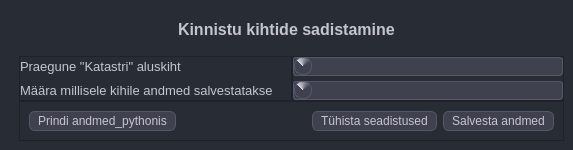
<?xml version="1.0" encoding="UTF-8"?>
<ui version="4.0">
 <class>LayeAdjuster</class>
 <widget class="QDialog" name="LayeAdjuster">
  <property name="geometry">
   <rect>
    <x>0</x>
    <y>0</y>
    <width>573</width>
    <height>150</height>
   </rect>
  </property>
  <property name="windowTitle">
   <string>Projekti kihtide seadistamine</string>
  </property>
  <property name="styleSheet">
   <string notr="true">/*üleüldine taust ja toonid*/
/*--gray-0: #fff;
    --gray-50: #f7f7f8;
    --gray-100: #ececf1;
    --gray-200: #d9d9e3;
    --gray-300: #c5c5d2;
    --gray-400: #acacbe;
    --gray-500: #8e8ea0;
    --gray-600: #565869;
    --gray-700: #40414f;
    --gray-800: #343541;
    --gray-900: #202123;
    --gray-950: #050509;
*/

/*style the combobox itself*/


QWidget{
    background-color: #272c35;
	color:#c5c5d2
}


/*esialgu jaotamata omadused*/
QComboBox{

	background-color:#40414f;
	color:#ececf1;
	border: 1px solid #565869;
	border-radius: 3px;
	padding-left: 5px
}

/*Style the dropdown area*/
QComboBox::drop-down{
	background-color: qconicalgradient(cx:0.5, cy:0.5, angle:135, stop:0.704545 rgba(64, 65, 79), stop:1 rgba(217, 217, 227));
	border: 1px solid #565869;
	border-radius: 8px;
	height:16px;
	width: 16px;
	subcontrol-origin: padding;
    subcontrol-position: left
}

QComboBox::on{

  	border: 0.5px solid #acacbe;
}

QAbstractItemView {
	background-color:#40414f;
	color:#ececf1;
	border: 1px solid #565869;
	border-radius: 4px;
	padding-left: 5px
}


QPushButton{
	padding: 2px 8px;
	text-align: center;
	border-radius: 6px;
	background-color:#40414f;
	border: 1px solid #565869;
}


QPushButton:hover{
    background-color: #8e8ea0;
	border: 0.5px solid #acacbe;
	color: #343541;
	text-align: center;	
	padding: 2px 8px;
    border-radius: 6px;
	
}

</string>
  </property>
  <layout class="QVBoxLayout" name="verticalLayout_2">
   <property name="spacing">
    <number>0</number>
   </property>
   <property name="leftMargin">
    <number>0</number>
   </property>
   <property name="topMargin">
    <number>0</number>
   </property>
   <property name="rightMargin">
    <number>0</number>
   </property>
   <property name="bottomMargin">
    <number>0</number>
   </property>
   <item>
    <widget class="QWidget" name="Layer_Adjuster_Frame" native="true">
     <layout class="QVBoxLayout" name="verticalLayout">
      <item alignment="Qt::AlignHCenter">
       <widget class="QLabel" name="Hading">
        <property name="font">
         <font>
          <family>Tahoma</family>
          <pointsize>12</pointsize>
          <weight>75</weight>
          <bold>true</bold>
         </font>
        </property>
        <property name="text">
         <string>Kinnistu kihtide sadistamine</string>
        </property>
       </widget>
      </item>
      <item>
       <widget class="QWidget" name="Main_frame" native="true">
        <property name="styleSheet">
         <string notr="true"/>
        </property>
        <layout class="QVBoxLayout" name="verticalLayout_16">
         <property name="spacing">
          <number>0</number>
         </property>
         <property name="leftMargin">
          <number>10</number>
         </property>
         <property name="topMargin">
          <number>0</number>
         </property>
         <property name="rightMargin">
          <number>0</number>
         </property>
         <property name="bottomMargin">
          <number>0</number>
         </property>
         <item>
          <widget class="QWidget" name="mainFrame_subFrame" native="true">
           <property name="sizePolicy">
            <sizepolicy hsizetype="Preferred" vsizetype="Preferred">
             <horstretch>0</horstretch>
             <verstretch>0</verstretch>
            </sizepolicy>
           </property>
           <property name="minimumSize">
            <size>
             <width>40</width>
             <height>0</height>
            </size>
           </property>
           <property name="maximumSize">
            <size>
             <width>16777215</width>
             <height>16777215</height>
            </size>
           </property>
           <property name="styleSheet">
            <string notr="true"/>
           </property>
           <layout class="QHBoxLayout" name="horizontalLayout_9">
            <property name="spacing">
             <number>0</number>
            </property>
            <property name="leftMargin">
             <number>0</number>
            </property>
            <property name="topMargin">
             <number>0</number>
            </property>
            <property name="rightMargin">
             <number>0</number>
            </property>
            <property name="bottomMargin">
             <number>0</number>
            </property>
            <item>
             <widget class="QFrame" name="SubFrame_labels">
              <property name="frameShape">
               <enum>QFrame::StyledPanel</enum>
              </property>
              <property name="frameShadow">
               <enum>QFrame::Raised</enum>
              </property>
              <layout class="QVBoxLayout" name="verticalLayout_47">
               <property name="spacing">
                <number>5</number>
               </property>
               <property name="leftMargin">
                <number>0</number>
               </property>
               <property name="topMargin">
                <number>0</number>
               </property>
               <property name="rightMargin">
                <number>0</number>
               </property>
               <property name="bottomMargin">
                <number>0</number>
               </property>
               <item>
                <widget class="QLabel" name="lblCurrect_Cadastral">
                 <property name="font">
                  <font>
                   <family>Tahoma</family>
                   <pointsize>10</pointsize>
                  </font>
                 </property>
                 <property name="text">
                  <string>Praegune &quot;Katastri&quot; aluskiht</string>
                 </property>
                </widget>
               </item>
               <item>
                <widget class="QLabel" name="lblTarget_Cadastral">
                 <property name="font">
                  <font>
                   <pointsize>10</pointsize>
                  </font>
                 </property>
                 <property name="text">
                  <string>Määra millisele kihile andmed salvestatakse</string>
                 </property>
                </widget>
               </item>
              </layout>
             </widget>
            </item>
            <item>
             <widget class="QFrame" name="subFrame_comboBoxes">
              <property name="frameShape">
               <enum>QFrame::StyledPanel</enum>
              </property>
              <property name="frameShadow">
               <enum>QFrame::Raised</enum>
              </property>
              <layout class="QVBoxLayout" name="verticalLayout_48">
               <property name="spacing">
                <number>5</number>
               </property>
               <property name="leftMargin">
                <number>0</number>
               </property>
               <property name="topMargin">
                <number>0</number>
               </property>
               <property name="rightMargin">
                <number>0</number>
               </property>
               <property name="bottomMargin">
                <number>0</number>
               </property>
               <item>
                <widget class="QComboBox" name="cbCurrent_Cadastral">
                 <property name="baseSize">
                  <size>
                   <width>0</width>
                   <height>0</height>
                  </size>
                 </property>
                 <property name="font">
                  <font>
                   <pointsize>10</pointsize>
                  </font>
                 </property>
                 <property name="sizeAdjustPolicy">
                  <enum>QComboBox::AdjustToContents</enum>
                 </property>
                 <property name="iconSize">
                  <size>
                   <width>6</width>
                   <height>6</height>
                  </size>
                 </property>
                 <item>
                  <property name="text">
                   <string/>
                  </property>
                 </item>
                 <item>
                  <property name="text">
                   <string/>
                  </property>
                 </item>
                 <item>
                  <property name="text">
                   <string/>
                  </property>
                 </item>
                 <item>
                  <property name="text">
                   <string/>
                  </property>
                 </item>
                </widget>
               </item>
               <item>
                <widget class="QComboBox" name="cbTarget_Cadastral">
                 <property name="font">
                  <font>
                   <pointsize>10</pointsize>
                  </font>
                 </property>
                 <item>
                  <property name="text">
                   <string/>
                  </property>
                 </item>
                 <item>
                  <property name="text">
                   <string/>
                  </property>
                 </item>
                 <item>
                  <property name="text">
                   <string/>
                  </property>
                 </item>
                 <item>
                  <property name="text">
                   <string/>
                  </property>
                 </item>
                </widget>
               </item>
              </layout>
             </widget>
            </item>
           </layout>
          </widget>
         </item>
         <item>
          <widget class="QFrame" name="Buttons">
           <property name="frameShape">
            <enum>QFrame::StyledPanel</enum>
           </property>
           <property name="frameShadow">
            <enum>QFrame::Raised</enum>
           </property>
           <layout class="QHBoxLayout" name="horizontalLayout">
            <item>
             <widget class="QPushButton" name="pbPrintSettings">
              <property name="text">
               <string>Prindi andmed_pythonis</string>
              </property>
              <property name="icon">
               <iconset>
                <normaloff>../../icons/Icons_hele/printer.svg</normaloff>../../icons/Icons_hele/printer.svg</iconset>
              </property>
              <property name="iconSize">
               <size>
                <width>16</width>
                <height>16</height>
               </size>
              </property>
             </widget>
            </item>
            <item>
             <spacer name="horizontalSpacer">
              <property name="orientation">
               <enum>Qt::Horizontal</enum>
              </property>
              <property name="sizeHint" stdset="0">
               <size>
                <width>411</width>
                <height>20</height>
               </size>
              </property>
             </spacer>
            </item>
            <item>
             <widget class="QPushButton" name="pbCancelSave">
              <property name="text">
               <string>Tühista seadistused</string>
              </property>
              <property name="icon">
               <iconset>
                <normaloff>../../icons/Icons_hele/x-square.svg</normaloff>../../icons/Icons_hele/x-square.svg</iconset>
              </property>
              <property name="iconSize">
               <size>
                <width>16</width>
                <height>16</height>
               </size>
              </property>
             </widget>
            </item>
            <item>
             <widget class="QPushButton" name="pbSaveLayerSettings">
              <property name="font">
               <font>
                <family>Tahoma</family>
               </font>
              </property>
              <property name="text">
               <string>Salvesta andmed</string>
              </property>
              <property name="icon">
               <iconset>
                <normaloff>../../icons/Icons_hele/save.svg</normaloff>../../icons/Icons_hele/save.svg</iconset>
              </property>
              <property name="iconSize">
               <size>
                <width>18</width>
                <height>18</height>
               </size>
              </property>
             </widget>
            </item>
           </layout>
          </widget>
         </item>
        </layout>
       </widget>
      </item>
     </layout>
    </widget>
   </item>
  </layout>
 </widget>
 <resources/>
 <connections/>
</ui>
